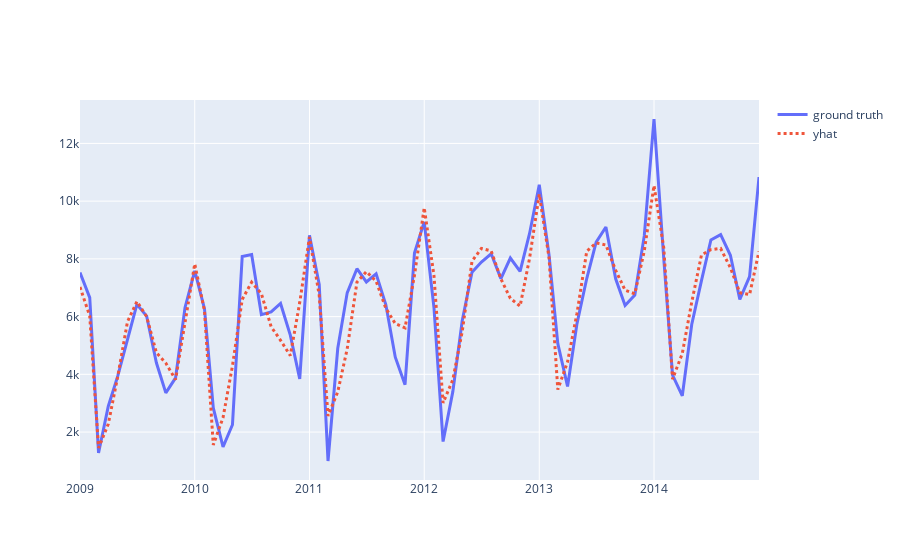
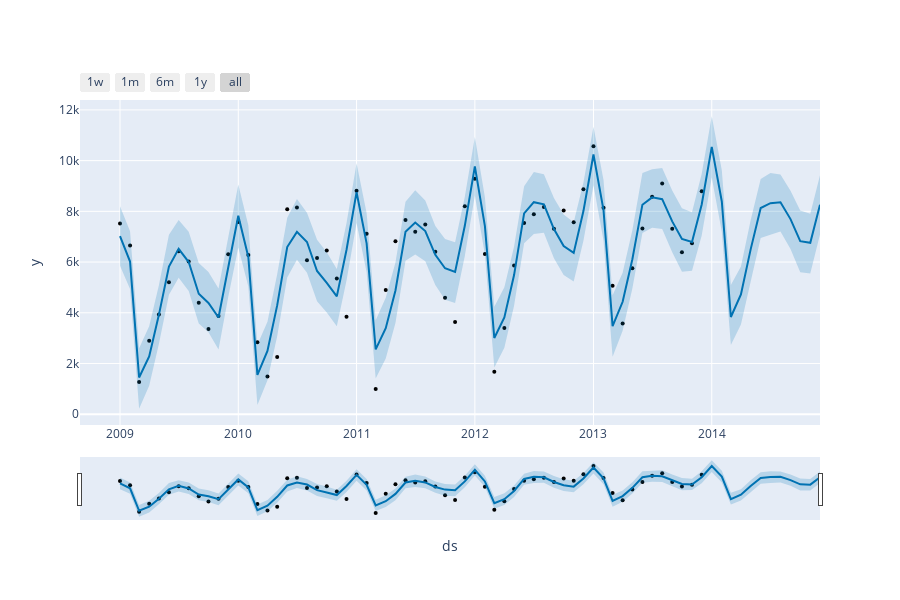
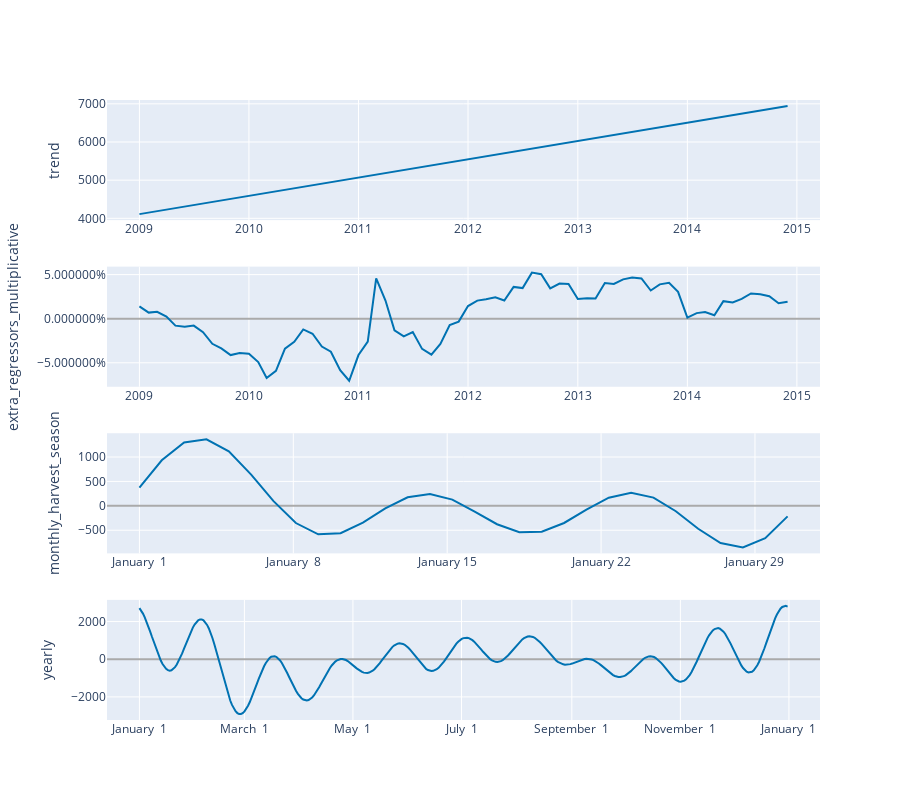

The cell these charts' notebook holds for them, in order:
### Code cell
py.iplot([
    go.Scatter(x=df_province['ds'], y=df_province['y'], name='ground truth', line=dict(width=3)),
    go.Scatter(x=forecast['ds'], y=forecast['yhat'], name='yhat', line=dict(width=3, dash = 'dot'))
])

py.iplot(plot_plotly(model, forecast))

py.iplot(plot_components_plotly(model, forecast))
